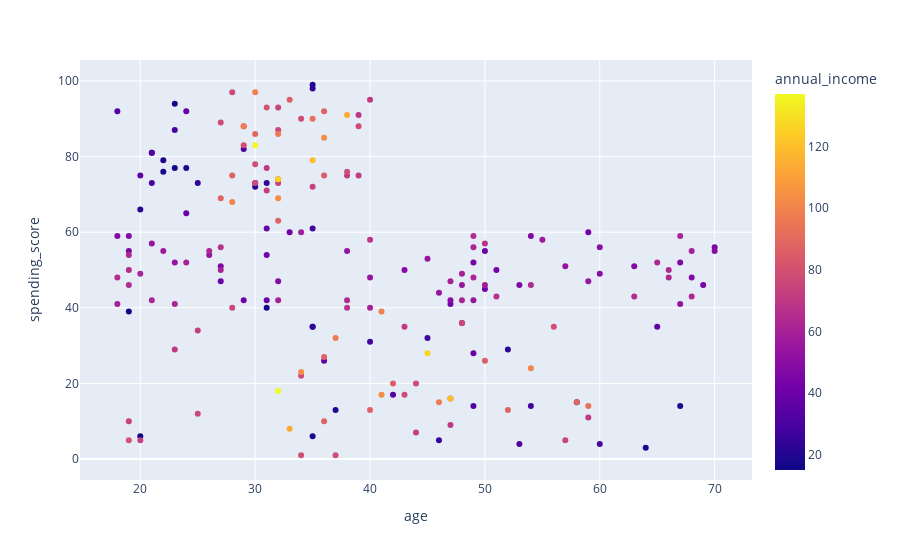

The cell this chart's notebook holds for it:
### Markdown cell above
<h4 id="3.11-|- Plotly"><b>3.11 <span style="color:#4a8fdd">|</span>  Plotly  </b></h4>

### Code cell
px.scatter(df, x = "age", y = "spending_score", color = "annual_income" ,opacity = 1)

### Figure 1 — Plotly figure (JSON) as saved in the notebook; plotly's stock layout.template omitted (floating-point values rounded to 4 significant figures; data arrays with more than 128 entries replaced by an {"elided": "..."} marker saying what was removed)
{"data": [{"hovertemplate": "age=%{x}<br>spending_score=%{y}<br>annual_income=%{marker.color}<extra></extra>", "legendgroup": "", "marker": {"color": {"elided": "200 int values"}, "coloraxis": "coloraxis", "opacity": 1, "symbol": "circle"}, "mode": "markers", "name": "", "orientation": "v", "showlegend": false, "type": "scatter", "x": {"elided": "200 int values"}, "xaxis": "x", "y": {"elided": "200 int values"}, "yaxis": "y"}], "layout": {"coloraxis": {"colorbar": {"title": {"text": "annual_income"}}, "colorscale": [[0, "#0d0887"], [0.1111, "#46039f"], [0.2222, "#7201a8"], [0.3333, "#9c179e"], [0.4444, "#bd3786"], [0.5556, "#d8576b"], [0.6667, "#ed7953"], [0.7778, "#fb9f3a"], [0.8889, "#fdca26"], [1, "#f0f921"]]}, "legend": {"tracegroupgap": 0}, "margin": {"t": 60}, "xaxis": {"anchor": "y", "domain": [0, 1], "title": {"text": "age"}}, "yaxis": {"anchor": "x", "domain": [0, 1], "title": {"text": "spending_score"}}}}
